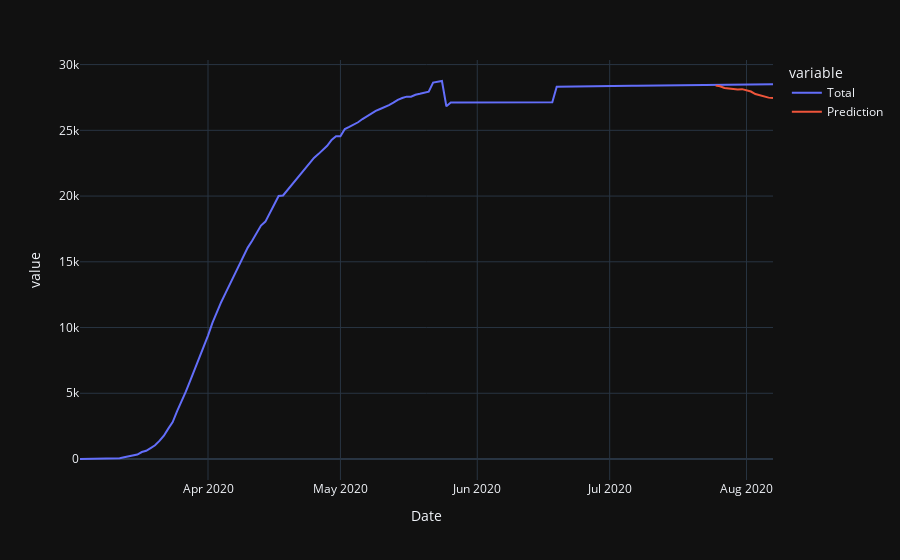

The code cell stored with this chart in its notebook:
### Code cell
fig,pred=Predict()
fig

### Figure 1 — Plotly figure (JSON) as saved in the notebook; plotly's stock layout.template omitted (floating-point values rounded to 4 significant figures; data arrays with more than 128 entries replaced by an {"elided": "..."} marker saying what was removed)
{"data": [{"hovertemplate": "variable=Total<br>Date=%{x}<br>value=%{y}<extra></extra>", "legendgroup": "Total", "line": {"color": "#636efa", "dash": "solid"}, "mode": "lines", "name": "Total", "orientation": "v", "showlegend": true, "type": "scatter", "x": {"elided": "158 str values"}, "xaxis": "x", "y": {"elided": "158 int values"}, "yaxis": "y"}, {"hovertemplate": "variable=Prediction<br>Date=%{x}<br>value=%{y}<extra></extra>", "legendgroup": "Prediction", "line": {"color": "#EF553B", "dash": "solid"}, "mode": "lines", "name": "Prediction", "orientation": "v", "showlegend": true, "type": "scatter", "x": {"elided": "158 str values"}, "xaxis": "x", "y": {"elided": "158 float values"}, "yaxis": "y"}], "layout": {"legend": {"title": {"text": "variable"}, "tracegroupgap": 0}, "margin": {"t": 60}, "xaxis": {"anchor": "y", "domain": [0, 1], "title": {"text": "Date"}}, "yaxis": {"anchor": "x", "domain": [0, 1], "title": {"text": "value"}}}}
